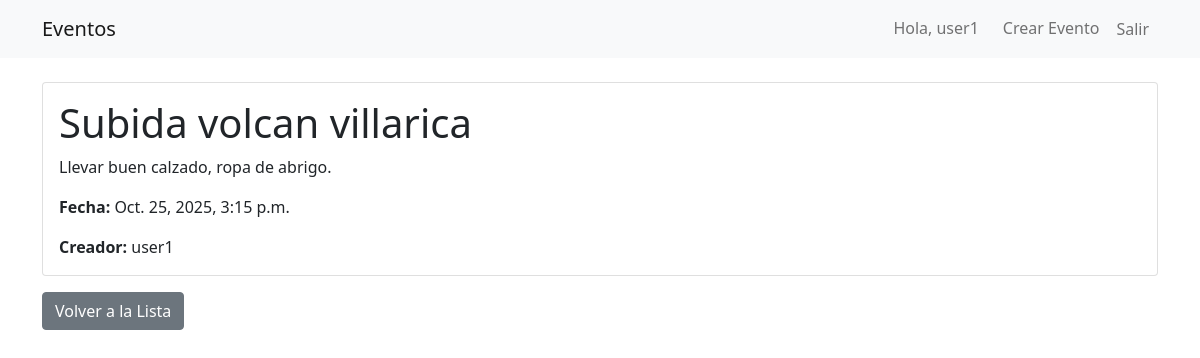
The app's page /event/2/ (signed in) with its own data.
### events/models.py (models this page shows, shortened)
class Event(models.Model):
    title = models.CharField(max_length=200)
    description = models.TextField()
    date = models.DateTimeField()
    is_private = models.BooleanField(default=False)
    allowed_users = models.ManyToManyField(User, blank=True, related_name='allowed_events')
    creator = models.ForeignKey(User, on_delete=models.CASCADE, related_name='created_events')
    def can_access(self, user):
        if not self.is_private:
            return True
        return user in self.allowed_users.all() or user == self.creator

### events/views.py (the view)
# urls.py: path('event/<int:pk>/', views.event_detail, name='event_detail'),
@login_required
def event_detail(request, pk):
    event = get_object_or_404(Event, pk=pk)
    if not event.can_access(request.user):
        messages.error(request, 'No tienes permiso para ver este evento.')
        return redirect('event_list')
    return render(request, 'events/event_detail.html', {'event': event})

### events/templates/events/event_detail.html (shortened to what this page needs)
{% extends 'base.html' %}
{% block content %}
<div class="card">
    <div class="card-body">
        <h1 class="card-title">{{ event.title }}</h1>
        <p class="card-text">{{ event.description }}</p>
        <p class="card-text"><strong>Fecha:</strong> {{ event.date }}</p>
        <p class="card-text"><strong>Creador:</strong> {{ event.creator.username }}</p>
    </div>
</div>
<a href="{% url 'event_list' %}" class="btn btn-secondary mt-3">Volver a la Lista</a>
{% endblock %}

### templates/base.html (shortened to what this page needs)
<!DOCTYPE html>
<html lang="es">
<head>
    <link href="https://cdn.jsdelivr.net/npm/bootstrap@5.1.3/dist/css/bootstrap.min.css" rel="stylesheet">
</head>
<body>
    <nav class="navbar navbar-expand-lg navbar-light bg-light">
        <div class="container">
            <a class="navbar-brand" href="{% url 'event_list' %}">Eventos</a>
            <div class="navbar-nav ms-auto">
                {% if user.is_authenticated %}
                    <span class="navbar-text me-3">Hola, {{ user.username }}</span>
                    <a class="nav-link" href="{% url 'event_create' %}">Crear Evento</a>
                    <form class="d-inline" method="post" action="{% url 'logout' %}">
                        <button type="submit" class="btn btn-link nav-link">Salir</button>
                    </form>
                {% else %}
                    <a class="nav-link" href="{% url 'login' %}">Iniciar Sesión</a>
                    <a class="nav-link" href="{% url 'register' %}">Registrarse</a>
                {% endif %}
            </div>
        </div>
    </nav>
    <div class="container mt-4">
        {% block content %}{% endblock %}
    </div>
</body>
</html>

### records on screen
Event: title "Subida volcan villarica", description "Llevar buen calzado, ropa de abrigo.", date "Oct. 25, 2025, 3:15 p.m.", creator.username "user1"

### other values on screen
{{ user.username }} "user1"
